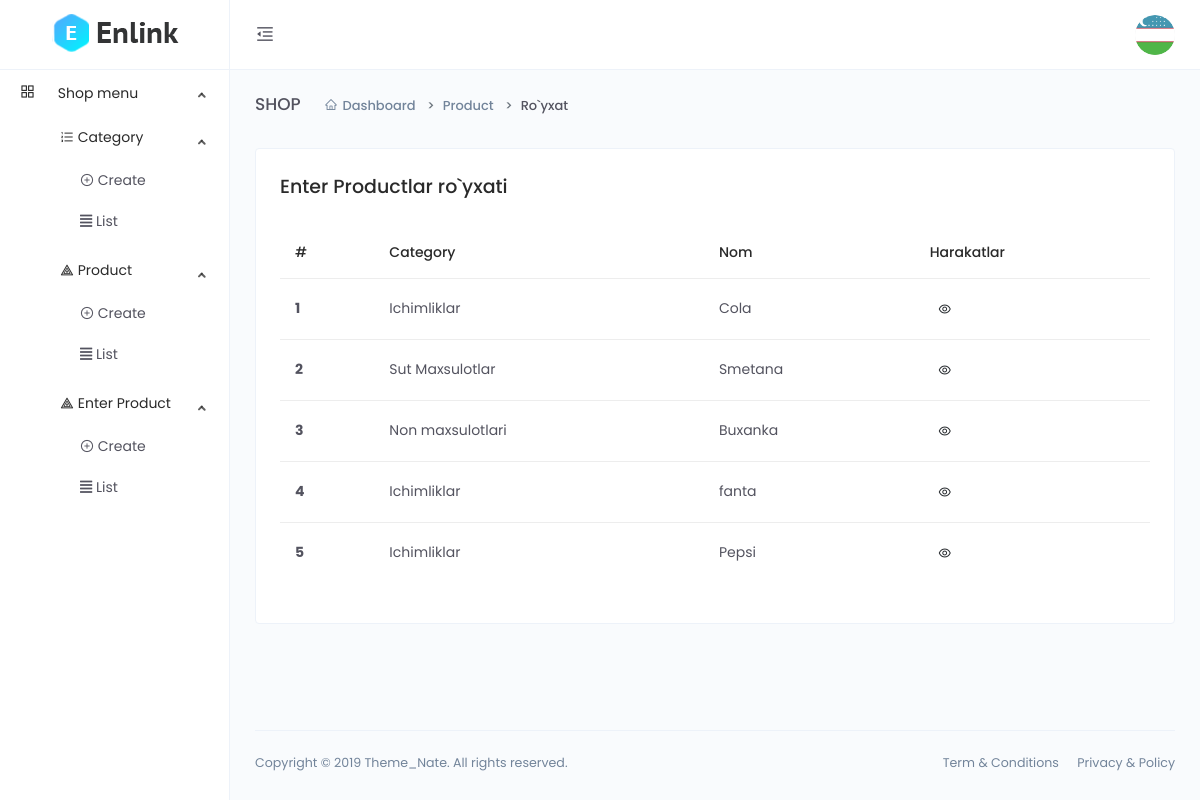
The page /dashboard/list-product-enter/ (signed in) on the database its author committed.
### main/models.py (models this page shows, shortened)
class User(AbstractUser):
    avatar = models.ImageField(upload_to='avatar/',default='avatar/default.png')
    address = models.CharField(max_length=255, blank=True, null=True)
    phone = models.CharField(max_length=255, blank=True, null=True)
    zip_code = models.IntegerField(blank=True, null=True)
    class Meta(AbstractUser.Meta):
        swappable = "AUTH_USER_MODEL"

class CodeGenerate(models.Model):
    code = models.CharField(max_length=255, blank=True,unique=True)
    class Meta:
        abstract = True

class Product(CodeGenerate):
    category = models.ForeignKey(Category, on_delete=models.CASCADE)
    name = models.CharField(max_length=255)
    body = models.TextField()
    price = models.DecimalField(decimal_places=2, max_digits=10)
    discount_price = models.DecimalField(decimal_places=2, max_digits=10,
                                         blank=True, null=True)
    banner_img = models.ImageField(upload_to='banner-img/')
    quantity = models.IntegerField()
    delivery = models.BooleanField(default=False)

class Category(CodeGenerate):
    name = models.CharField(max_length=255, unique=True)

### main/funcs.py (the view)
    def wrapper(request, *args, **kwargs):
        if request.user.is_staff:
            return func(request,*args, **kwargs)
        else:
            return redirect('front:index')

### main/dashboard/views.py (called while the page is built)
@staff_required
def list_product_enter(request):
    products = models.Product.objects.all()
    context = {
          'products':products
    }
    return render(request, 'dashboard/enter_product/list.html', context)

### main/funcs.py (called while the page is built)
def staff_required(func):
    def wrapper(request, *args, **kwargs):
        if request.user.is_staff:
            return func(request,*args, **kwargs)
        else:
            return redirect('front:index')
    return wrapper

### templates/dashboard/enter_product/list.html
{% extends 'dashboard/base.html' %}
{% block content %}
<div class="main-content">
    <div class="page-header">
        <h2 class="header-title">SHOP</h2>
        <div class="header-sub-title">
            <nav class="breadcrumb breadcrumb-dash">
                <a href="#" class="breadcrumb-item"><i class="anticon anticon-home m-r-5"></i>Dashboard</a>
                <a class="breadcrumb-item" href="#">Product</a>
                <span class="breadcrumb-item active">Ro`yxat</span>
            </nav>
        </div>
    </div>
    <div class="card">
        <div class="card-body">
            <h4>Enter Productlar ro`yxati</h4>
            <div class="m-t-25">
                <div class="table-responsive">
                    <table class="table">
                        <thead>
                            <tr>
                                <th scope="col">#</th>
                                <th scope="col">Category</th>
                                <th scope="col">Nom</th>
                                <th scope="col">Harakatlar</th>
                            </tr>
                        </thead>
                        <tbody>
                            {% for product in products %}
                            <tr>
                                <th scope="row">{{forloop.counter}}</th>
                                <td>{{product.category.name}}</td>
                                <td>{{product.name}}</td>
                                <td>
                                    <a href="{% url 'dashboard:detail_product_enter' product.code %}" class="btn btn-icon btn-hover btn-sm btn-rounded">
                                        <i class="anticon anticon-eye"></i>
                                    </a>
                                </td>
                            </tr>
                            {% endfor %}
                        </tbody>
                    </table>
                </div>
            </div>
        </div>
    </div>
</div>
{% endblock %}

### templates/dashboard/base.html (shortened to what this page needs)
<!DOCTYPE html>
<html lang="en">
{% load static %}
<head>
    <link href="{% static 'dashboard/vendors/bootstrap-datepicker/bootstrap-datepicker.min.css' %}" rel="stylesheet">
    <link href="{% static 'dashboard/css/app.min.css' %}" rel="stylesheet">
</head>
<body>
    <div class="app">
        <div class="layout">
            <div class="header">
                <div class="logo logo-dark">
                    <a href="{% url 'dashboard:index' %}">
                        <img src="{% static 'dashboard/images/logo/logo.png' %}" alt="Logo">
                    </a>
                </div>
                <div class="nav-wrap">
                    <ul class="nav-left">
                        <li class="desktop-toggle">
                            <a href="javascript:void(0);">
                                <i class="anticon"></i>
                            </a>
                        </li>
                    </ul>
                    <ul class="nav-right">
                        <li class="dropdown dropdown-animated scale-left">
                            <div class="pointer" data-toggle="dropdown">
                                <div class="avatar avatar-image  m-h-10 m-r-15">
                                    <img src="{{user.avatar.url}}"  alt="">
                                </div>
                            </div>
                        </li>
                    </ul>
                </div>
            </div>
            <div class="side-nav">
                <div class="side-nav-inner">
                    <ul class="side-nav-menu scrollable">
                        <li class="nav-item dropdown open">
                            <a class="dropdown-toggle" href="javascript:void(0);">
                                <span class="icon-holder">
                                    <i class="anticon anticon-appstore"></i>
                                </span>
                                <span class="title">Shop menu</span>
                            </a>
                            <ul class="dropdown-menu">
                                <li>
                                    <li class="nav-item dropdown open">
                                        <a class="dropdown-toggle" href="javascript:void(0);">
                                            <span class="icon-holder">
                                                <i class="anticon anticon-ordered-list"></i>
                                            </span>
                                            <span class="title">Category</span>
                                        </a>
                                        <ul class="dropdown-menu">
                                            <li>
                                                <a href="{% url 'dashboard:category_create' %}">
                                                    <i class="anticon anticon-plus-circle"></i>
                                                    Create
                                                </a>
                                            </li>
                                            <li>
                                                <a href="{% url 'dashboard:category_list' %}">
                                                    <span class="icon-holder">
                                                        <i class="fas fa-align-justify"></i>
                                                        List
                                                    </span>
                                                </a>
                                            </li>
                                        </ul>
                                    </li>
                                </li>
                                <li>
                                    <li class="nav-item dropdown open">
                                        <a class="dropdown-toggle" href="javascript:void(0);">
                                            <span class="icon-holder">
                                                <i class="anticon anticon-heat-map"></i>
                                            </span>
                                            <span class="title">Product</span>
                                        </a>
                                        <ul class="dropdown-menu">
                                            <li>
                                                <a href="{% url 'dashboard:product_create' %}">
                                                    <i class="anticon anticon-plus-circle"></i>
                                                    Create
                                                </a>
                                            </li>
                                            <li>
                                                <a href="{% url 'dashboard:product_list' %}">
                                                    <i class="fas fa-align-justify"></i>
                                                    List
                                                </a>
                                            </li>
                                        </ul>
                                    </li>
                                </li>
                                <li>
                                    <li class="nav-item dropdown open">
                                        <a class="dropdown-toggle" href="javascript:void(0);">
                                            <span class="icon-holder">
                                                <i class="anticon anticon-heat-map"></i>
                                            </span>
                                            <span class="title">Enter Product</span>
                                        </a>
                                        <ul class="dropdown-menu">
                                            <li>
                                                <a href="{% url 'dashboard:create_product_enter' %}">
                                                    <i class="anticon anticon-plus-circle"></i>
                                                    Create
                                                </a>
                                            </li>
                                            <li>
                                                <a href="{% url 'dashboard:list_product_enter' %}">
                                                    <i class="fas fa-align-justify"></i>
                                                    List
                                                </a>
                                            </li>
                                        </ul>
                                    </li>
                                </li>
                            </ul>
                        </li>
                    </ul>
                </div>
            </div>
            <div class="page-container">
                {% block content %}
                {% endblock %}
                <footer class="footer">
                    <div class="footer-content">
                        <p class="m-b-0">Copyright © 2019 Theme_Nate. All rights reserved.</p>
                        <span>
                            <a href="" class="text-gray m-r-15">Term &amp; Conditions</a>
                            <a href="" class="text-gray">Privacy &amp; Policy</a>
                        </span>
                    </div>
                </footer>
            </div>
        </div>
    </div>
</body>
</html>

### rows shown on the page
User: avatar (picture)
Product: category.name "Ichimliklar", name "Cola"
Product: category.name "Sut Maxsulotlar", name "Smetana"
Product: category.name "Non maxsulotlari", name "Buxanka"
Product: category.name "Ichimliklar", name "fanta"
Product: category.name "Ichimliklar", name "Pepsi"
